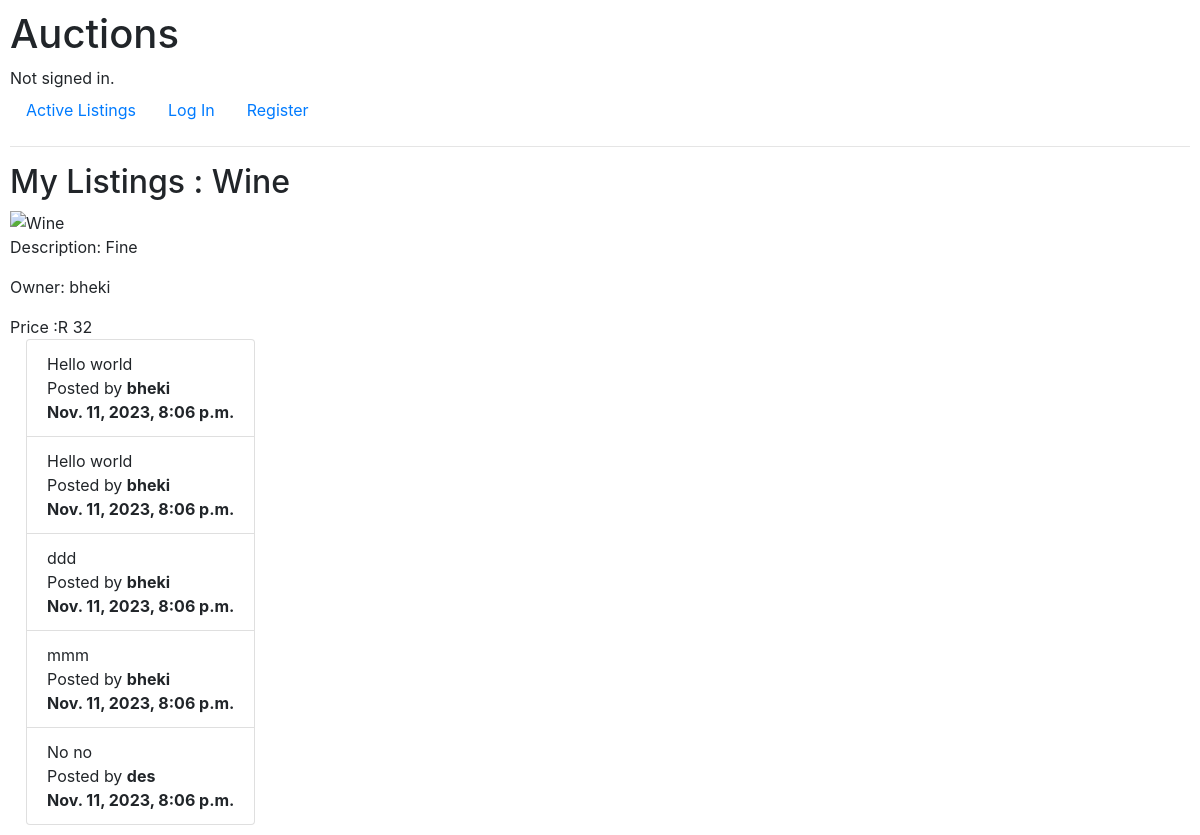
/listing/1, run on the app's committed database.
### auctions/models.py (models this page shows, shortened)
class Listing(models.Model):
    title = models.CharField(max_length=20)
    description = models.CharField(max_length= 400)
    imageURL = models.CharField(max_length=2000, null=True, blank=True)
    price = models.ForeignKey(Bid, on_delete=models.CASCADE, blank=True, null=True, related_name="bidPrice")
    isActive = models.BooleanField(default=True)
    owner = models.ForeignKey(User, on_delete=models.CASCADE, blank=True, null=True, related_name="userComments")
    category = models.ForeignKey(Category, on_delete=models.CASCADE, blank=True, null=True, related_name="category")
    watchlist = models.ManyToManyField(User, blank=True, null=True, related_name="listingWatchlist")

class User(AbstractUser):
    pass

class Bid(models.Model):
    bid = models.IntegerField(default=0)
    user = models.ForeignKey(User, on_delete=models.CASCADE, blank=True, null=True, related_name="userBid")

class Comment(models.Model):
    author = models.ForeignKey(User, on_delete=models.CASCADE, blank=True, null=True, related_name="user")
    listing = models.ForeignKey(Listing, on_delete=models.CASCADE, blank=True, null=True, related_name="listing")
    message = models.CharField(max_length=300)
    timestamp = models.DateTimeField(auto_now_add=True)

### auctions/views.py (the view)
# urls.py: path("listing/<int:id>", views.listing, name="listing"),
def listing(request, id):
    listingData = Listing.objects.get(pk=id)
    isListingInWatchlist = request.user in listingData.watchlist.all()
    allComments = Comment.objects.filter(listing=listingData)
    isOwner = request.user.username == listingData.owner.username
    return render(request, "auctions/listing.html", {
        "listing": listingData,
        "isListingInWatchlist": isListingInWatchlist,
        "allComments": allComments,
        "isOwner" : isOwner
    })

### auctions/templates/auctions/listing.html (shortened to what this page needs)
{% extends "auctions/layout.html" %}
{% block body %}
    <h2> My Listings : {{ listing.title }} </h2>
    <img src="{{ listing.imageUrl }}" alt="{{ listing.title }}">
    <p>Description: {{ listing.description }}</p>
    <p> Owner: {{ listing.owner }} </p>
    <h7>Price :R {{ listing.price.bid }} </h7>
    <div class="row mx-3">
        <br>
        <br>
        <ul class="list-group">
        {% for comment in allComments %}
            <li class="list-group-item"> {{ comment.message }} <br> Posted by <strong>{{ comment.author}}<br> {{ comment.timestamp }} </strong></li>
        {% endfor %}
        </ul>
    </div>
{% endblock %}

### auctions/templates/auctions/layout.html (shortened to what this page needs)
{% load static %}
<!DOCTYPE html>
<html lang="en">
    <head>
        <link rel="stylesheet" href="https://stackpath.bootstrapcdn.com/bootstrap/4.4.1/css/bootstrap.min.css">
        <link href="{% static 'auctions/styles.css' %}" rel="stylesheet">
    </head>
    <body>
        <h1>Auctions</h1>
        <div>
            {% if user.is_authenticated %}
                Signed in as <strong>{{ user.username }}</strong>.
            {% else %}
                Not signed in.
            {% endif %}
        </div>
        <ul class="nav">
            <li class="nav-item">
                <a class="nav-link" href="{% url 'index' %}">Active Listings</a>
            </li>
            {% if user.is_authenticated %}
            <li class="nav-item">
                <a class="nav-link" href="{% url 'create' %}">Create a Listing</a>
            </li>
            <li class="nav-item">
                <a class="nav-link" href="{% url 'watchlist' %}">Watchlist</a>
            </li>
                <li class="nav-item">
                    <a class="nav-link" href="{% url 'logout' %}">Log Out</a>
                </li>
            {% else %}
                <li class="nav-item">
                    <a class="nav-link" href="{% url 'login' %}">Log In</a>
                </li>
                <li class="nav-item">
                    <a class="nav-link" href="{% url 'register' %}">Register</a>
                </li>
            {% endif %}
        </ul>
        <hr>
        {% block body %}
        {% endblock %}
    </body>
</html>

### auctions/static/auctions/styles.css (style rules this page uses)
body { padding: 10px; }

### data on the page
Listing: title "Wine", description "Fine", owner "bheki", price.bid "32"
Comment: message "Hello world", author "bheki", timestamp "Nov. 11, 2023, 8:06 p.m."
Comment: message "Hello world", author "bheki", timestamp "Nov. 11, 2023, 8:06 p.m."
Comment: message "ddd", author "bheki", timestamp "Nov. 11, 2023, 8:06 p.m."
Comment: message "mmm", author "bheki", timestamp "Nov. 11, 2023, 8:06 p.m."
Comment: message "No no", author "des", timestamp "Nov. 11, 2023, 8:06 p.m."
